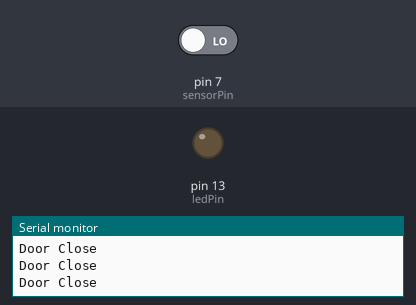
Simulated run of this sketch. Board: Arduino Uno, built with avr-gcc and run on an emulated ATmega328P. Parts: output pins drawn as LEDs (lit = HIGH), the last lines printed to the serial monitor. The test bench sets the inputs (shaded band); at power-on: pin 7 (sensorPin) LOW.

Above: at 1.8 s.
1.9 s: pin 7 (sensorPin) driven HIGH
At 3.2 s:
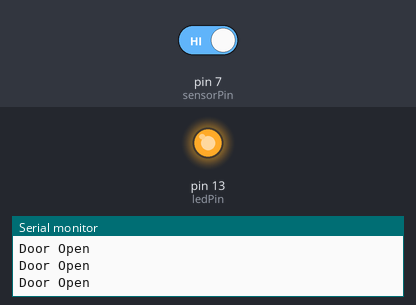
3.5 s: pin 7 (sensorPin) driven LOW
At 4.5 s:
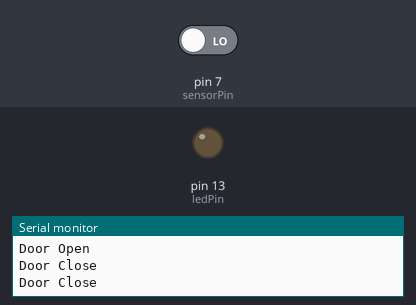
Timing chart, 0 to 6.5 s (numbered marks = the images above; inputs shaded):
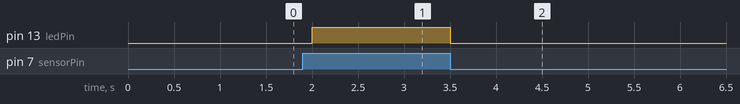

Measured:
- after the input at 1.9 s, pin 13 (ledPin): LOW → HIGH after 0.10 s
- after the input at 3.5 s, pin 13 (ledPin): HIGH → LOW at once

The sketch:

automated_door.ino
```cpp
// Automated Door System

int sensorPin = 7;   // PIR / IR Sensor OUT pin
int ledPin = 13;     // LED pin (Door indicator)

void setup() {
  pinMode(sensorPin, INPUT);
  pinMode(ledPin, OUTPUT);

  Serial.begin(9600);
  Serial.println("Automated Door System Started");
}

void loop() {
  int motion = digitalRead(sensorPin);

  if (motion == HIGH) {
    digitalWrite(ledPin, HIGH);      // Door Open
    Serial.println("Door Open");
  } else {
    digitalWrite(ledPin, LOW);       // Door Close
    Serial.println("Door Close");
  }

  delay(500);
}
```
